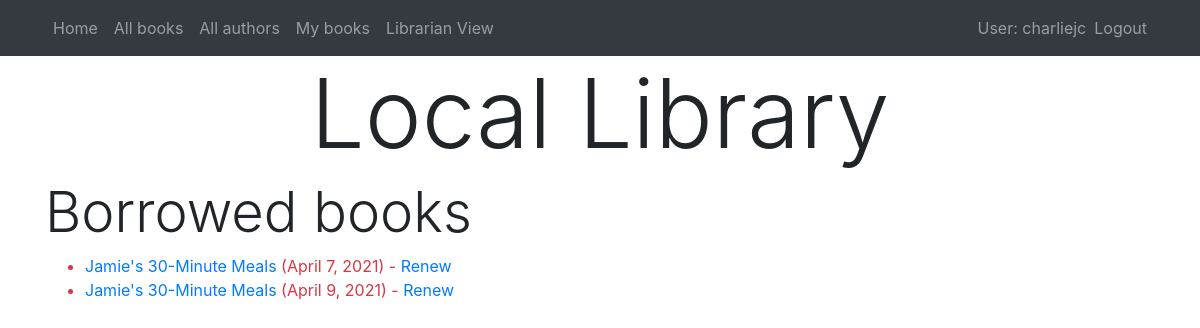
/catalog/borrowed/ (signed in), run on an earlier commit of the app's database.
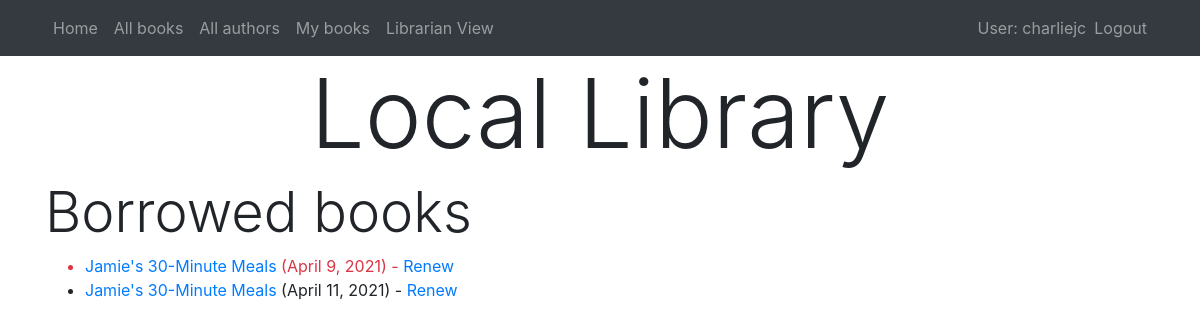
And on a later commit of the database.
### catalog/models.py (models this page shows, shortened)
class BookInstance(models.Model):
    id = models.UUIDField(primary_key=True, default=uuid.uuid4,
                          help_text='Unique ID for this particular book across whole library')
    book = models.ForeignKey(Book, on_delete=models.RESTRICT, null=True)
    imprint = models.CharField(max_length=200)
    due_back = models.DateField(null=True, blank=True)
    borrower = models.ForeignKey(User, on_delete=models.SET_NULL, null=True, blank=True)
    LOAN_STATUS = (
        ('m', 'Maintenance'),
        ('o', 'On loan'),
        ('a', 'Available'),
        ('r', 'Reserved'),
    )
    status = models.CharField(
        max_length=1,
        choices=LOAN_STATUS,
        blank=True,
        default='m',
        help_text='Book availability',
    )
    class Meta:
        ordering = ['due_back']
        permissions = (("can_mark_returned", "Set book as returned"),)
    @property
    def is_overdue(self):
        if self.due_back and date.today() > self.due_back:
            return True
        return False

class Book(models.Model):
    title = models.CharField(max_length=200)
    author = models.ForeignKey(Author, on_delete=models.SET_NULL, null=True)
    summary = models.TextField(max_length=1000, help_text='Enter a brief description of the book')
    isbn = models.CharField('ISBN', max_length=13, unique=True,
                            help_text='13 Character <a href="https://www.isbn-international.org/content/what-isbn">ISBN number</a>')
    genre = models.ManyToManyField(Genre, help_text='Select a genre for this book')
    def display_genre(self):
        return ', '.join(genre.name for genre in self.genre.all()[:3])
    display_genre.short_description = 'Genre'

### catalog/views.py (the view)
# urls.py: path('borrowed/', views.LoanedBooksListView.as_view(), name='all-borrowed'),
class LoanedBooksListView(PermissionRequiredMixin, generic.ListView):
    permission_required = 'catalog.can_mark_returned'
    model = BookInstance
    template_name ='catalog/bookinstance_list_borrowed_all.html'
    paginate_by = 2
    def get_queryset(self):
        return BookInstance.objects.filter(status__exact='o')

### catalog/templates/catalog/bookinstance_list_borrowed_all.html
{% extends "base.html" %}
{% block content %}
    <h2 class="display-4">Borrowed books</h2>
    {% if bookinstance_list %}
        <ul>
            {% for bookinst in bookinstance_list %}
                <li class="{% if bookinst.is_overdue %}text-danger{% endif %}">
                    <a href="{% url 'book-detail' bookinst.book.pk %}">{{bookinst.book.title}}</a> ({{ bookinst.due_back }})
                    {% if perms.catalog.can_mark_returned %}- <a href="{% url 'renew-book-librarian' bookinst.id %}">Renew</a>  {% endif %}
                </li>
            {% endfor %}
        </ul>
    {% else %}
        <p>There are no books borrowed.</p>
    {% endif %}
{% endblock %}

What changed in the data, as far as the page shows it:
changed BookInstance: due_back "April 7, 2021" → "April 9, 2021"
changed BookInstance: due_back "April 9, 2021" → "April 11, 2021"
